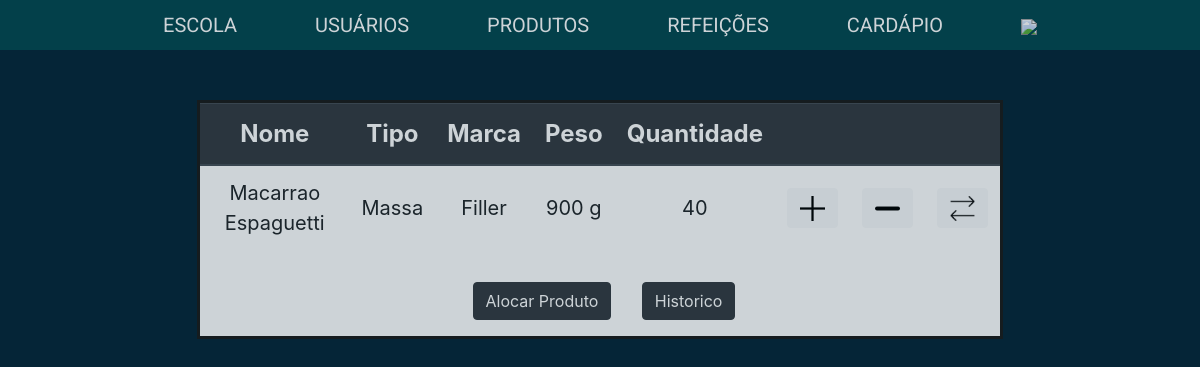
Screenshot of /sec-educacao/escola/estoque/estoque.php?id=2 (signed in) with the database file from the repository.
### tables this page shows
create table Estoque (
    estoque_id int primary key auto_increment,
    escola_id int references Escola(id),
    produto_id int references Produto(id),
    estoqueTransf_id int,
    quantidade int,
    quantAlterada int,
    data datetime,
    usuario_id int,
    tipoUsuario enum('SecEdu', 'SecEsc', 'Nut'),
    acao enum('Adicionado', 'Retirado', 'TransfRed', 'TransfAdd'),
    status boolean
);

create table Produto (
    id int primary key auto_increment,
    nomeProduto varchar(64),
    marca varchar(64),
    peso decimal,
    tipoDePeso_id int references TipoDePeso(id),
    tipoDeProduto_id int references TipoDeProduto(id)
);

create table TipoDeProduto(
    id int primary key auto_increment,
    nomeTipoProduto varchar(64)
);

create table TipoDePeso(
    id int primary key auto_increment,
    nomeTipoPeso varchar(64)
);

### sec-educacao/escola/estoque/estoque.php (the view, shortened to what this page needs)
<?php
require_once "../../../funcoes-de-cabecalho.php";
require_once "../../../conexao.php";
$selectEstoque = "select Estoque.estoque_id, Produto.id, Produto.nomeProduto, TipoDeProduto.nomeTipoProduto, Produto.marca, Produto.peso, TipoDePeso.nomeTipoPeso, Estoque.quantidade from Estoque "
        . "inner join Produto on Estoque.produto_id = Produto.id "
        . "inner join TipoDePeso on Produto.tipoDePeso_id = TipoDePeso.id "
        . "inner join TipoDeProduto on Produto.tipoDeProduto_id = TipoDeProduto.id "
        . "where escola_id =" . $_SESSION["idEscola"] . " and status = 1 order by Estoque.data desc";
$queryEstoque = mysqli_query($conexao, $selectEstoque);
if(mysqli_num_rows($queryEstoque) >= 1){
    echo "<table class='table'>"
     . "<thead class='thead-dark'>"
     . "<tr>"
     . "<th>Nome</th>"
     . "<th>Tipo</th>"
     . "<th>Marca</th>"
     . "<th>Peso</th>"
     . "<th>Quantidade</th>"
     . "<th colspan='3'></th>"
     . "</tr>"
     . "</thead>"
     . "<tbody>";
    while ($table = mysqli_fetch_array($queryEstoque)) {
        $idEstoque = $table['estoque_id'];
        $nomeProduto = $table['nomeProduto'];
        $nomeTipoProduto = $table['nomeTipoProduto'];
        $marca = $table['marca'];
        $peso = $table['peso'];
        $nomeTipoPeso = $table['nomeTipoPeso'];
        $quantidade = $table['quantidade'];
        echo "<tr>"
        . "<td>$nomeProduto</td>"
        . "<td >$nomeTipoProduto</td>"
        . "<td>$marca</td>"
        . "<td>$peso $nomeTipoPeso</td>"
        . "<td>$quantidade</td>"
        . "<td><button class='btn btn-light alocar-produto' value='$idEstoque'><img src='../../../estilo/icones/add.png' width='25px'/></button></td>"
        . "<td><button class='btn btn-light reduzir-produto' value='$idEstoque'><img src='../../../estilo/icones/reduce.png' width='25px'/></button></td>"
        . "<td><button class='btn btn-light transferir-produto' value='$idEstoque'><img src='../../../estilo/icones/transfer.png' width='25px'/></button></td>"
        . "</tr>";
    }
    echo "</tbody>"
     . "</table>";
} else {
    echo "<h3>Estoque</h3>"
    . "<hr>"
    . "<div class='my-2'>Nenhum produto alocado ao Estoque</div>";
}
?>
<button class="btn btn-dark m-3" id="buttonAdicionar">Alocar Produto</button>
<?php
    if(mysqli_num_rows($queryEstoque) >= 1){
        echo "<a class='btn btn-dark m-2 buttonLink' href='movimentacoes.php' id='buttonHistorico'>Historico</a>";
    }
?>

### estilo/style.css (style rules this page uses)
body { background-color: #052537 !important; text-decoration: none; }
a:link { text-decoration: none !important; }
input, td, tr { text-align: center; vertical-align: middle !important; font-weight: 400; }
.table thead th { vertical-align: middle !important; }
@media (min-width: 1200px) { body { height: 100%; width: 100%; background-size: cover; position: relative; text-align-last: center; text-align: center; } }
@media (min-width: 1200px) { tr td { font-size: 20px; } }
@media (min-width: 1200px) { .buttonLink { color: white !important; } }
@media (min-width: 1200px) { #Box a { text-decoration: none; color: black; } }

### rows the page displays
estoque: produto.nomeProduto "Macarrao Espaguetti", tipodeproduto.nomeTipoProduto "Massa", produto.marca "Filler", produto.peso "900", tipodepeso.nomeTipoPeso "g", quantidade "40", $idEstoque 6 (drawn)
